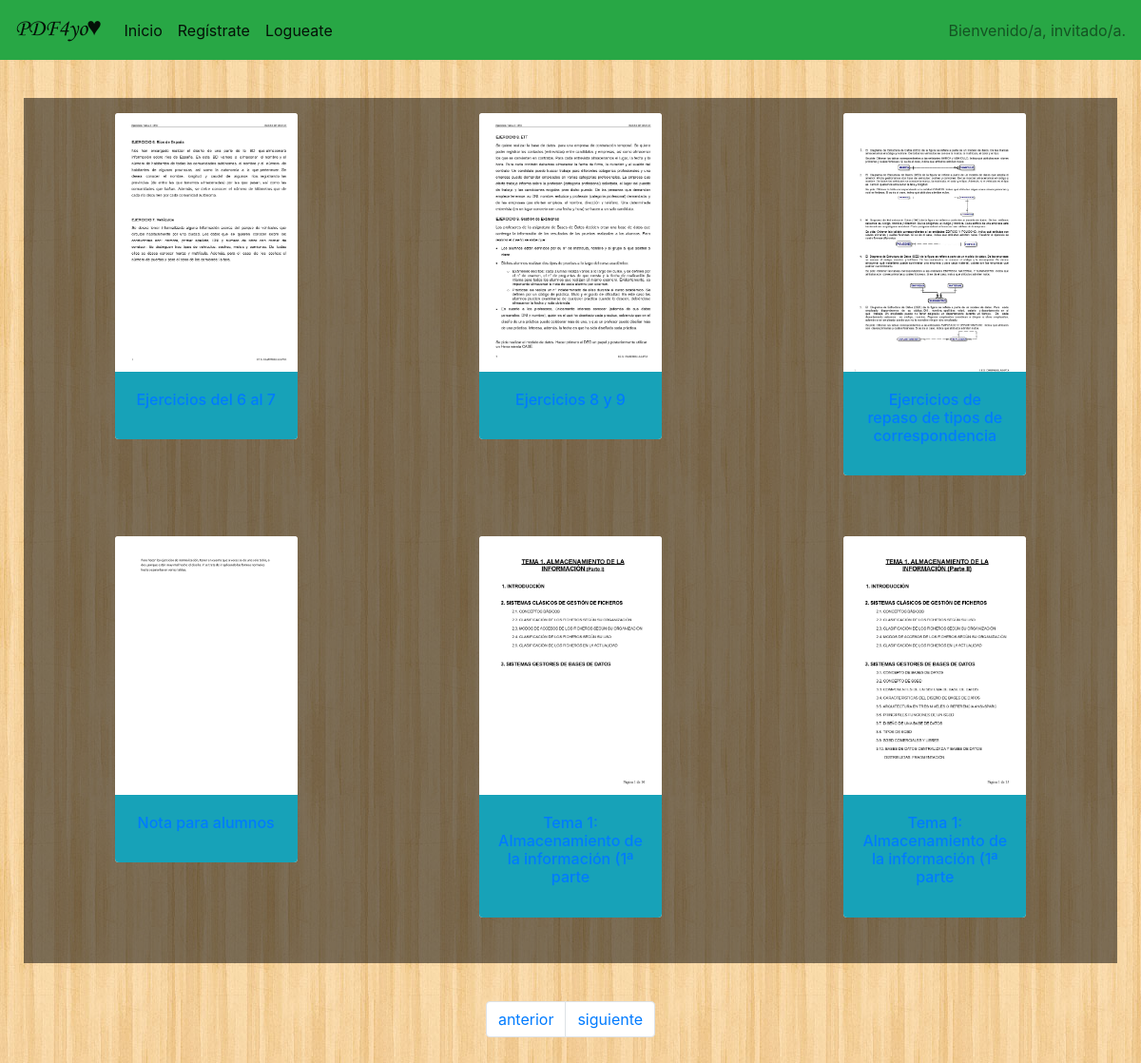
Page /index.php?p=2 on the committed database.
### tables this page shows
CREATE TABLE `pdf` (
  `idPdf` int(11) NOT NULL,
  `imgPortada` varchar(255) NOT NULL DEFAULT 'vacio.png',
  `infoPdf` text NOT NULL,
  `nombrePdf` varchar(50) DEFAULT NULL,
  `downloadPdf` varchar(255) DEFAULT NULL,
  `premium` tinyint(1) DEFAULT '0'
);

### libs/Database.php (called while the page is built, shortened)
<?php
	class Database {
		private $host = "localhost" ;
		private $dbName ;
		private $dbUser ;
		private $dbPass ;
		private $sqli = null ;
		private $result = null ;
		private static $instance = null ;
		private function __construct($dbu, $dbp, $dbn) {
			$this->dbUser = $dbu ;
			$this->dbPass = $dbp ;
			$this->dbName = $dbn ;
		}
		public static function getInstance($dbu, $dbp, $dbn)
		{
			if (Database::$instance==null)
				Database::$instance = new Database($dbu, $dbp, $dbn) ;
			return Database::$instance ;
		}
		private function connect()
		{
			$this->sqli = new mysqli($this->host, $this->dbUser, $this->dbPass)
						  or die("ERROR: Ha fallado la conexión con la base de datos.") ;
			$this->sqli->select_db($this->dbName) ;
			$this->sqli->set_charset("utf8") ;
		}
		public function query($sql):bool
		{
			$this->result = $this->sqli->query($sql)
								or die("ERROR: Error de acceso a la base de datos") ;
			if (is_object($this->result))
				return ($this->result->num_rows > 0) ;
			return $this->result ;
		}
		public function getObject($cls = "StdClass")
		{
			return $this->result->fetch_object($cls) ;
		}
}

### libs/Pdf.php (called while the page is built, shortened)
<?php
	class Pdf {
		private $base_url = "http://localhost/pdf4you/covers" ;
		private $idPdf ;
		private $imgPortada ;
		private $nombrePdf ;
	    public function getIdPdf() {
	      return $this->idPdf;
	    }
	    public function getImgPortada()
	    {
	        return $this->base_url.$this->imgPortada;
	    }
	    public function getNombrePdf() {
	        return $this->nombrePdf;
	    }
}

### index.php (the view, shortened to what this page needs)
<?php
	require_once "libs/Pdf.php" ;
	require_once "libs/Sesion.php" ;
	require_once "libs/Database.php" ;
	require_once "libs/navbar.php" ;
?>
		<div class="content">
			<?php
				$db = Database::getInstance("root", "", "pdf4you") ;
				$db->query("SELECT COUNT(*) AS total FROM pdf ;") ;
				$item = $db->getObject() ;
				$total = $item->total ;
				$pag = isset($_GET["p"])?$_GET["p"]:1 ;
				$ini = ($pag - 1) * MAX_ITEM ;
				if (!$db->query("SELECT * FROM pdf LIMIT $ini, " . MAX_ITEM . " ;")){
					mostrarAlerta("No existen PDFs en la base de datos", "danger") ;
				} else {
					echo "<div class=\"row pb-5 pt-3 fondoPdf\">" ;
					$contCol = 0;
					do {
						$col = 0;
						while (($col < MAX_COL) && ($item = $db->getObject("Pdf"))){
			?>
							<div class="col col-lg-4">
								<div class="card mx-auto" style="width:12rem;">
									<img src="<?= $item->getImgPortada() ?>" class="card-img-top" />
									<div class="card-body text-center bg-info rounded-bottom">
										<a href="verPdf.php?id=<?= $item->getIdPdf() ?>">
											<h6 class="card-title"><?= $item->getNombrePdf() ?></h6>
										</a>
									</div>
								</div>
							</div>
			<?php
							$col++ ;
							$contCol++;
						}
						if ($contCol == MAX_COL){echo "</div><div class=\"row pb-5 pt-3 fondoPdf\">" ; }
					}  while ($item);
					echo "</div>" ;
					$ant_cond = ($pag==1) ;
					$sig_cond = (($pag*MAX_ITEM) >= $total) ;
			?>
			<nav aria-label="paginación">
				<ul class="pagination justify-content-center">
					<li class="page-item <?= $ant_cond?"disabled":"" ?>">
						<a class="page-link" href="<?= $ant_cond?"#":"index.php?p=".($pag-1) ?>">anterior</a>
					</li>
					<li class="page-item <?= $sig_cond?"disabled":"" ?>">
						<a class="page-link" href="<?= $sig_cond?"#":"index.php?p=".($pag+1) ?>">siguiente</a>
					</li>
				</ul>
			</nav>
			<?php
				}
			?>
		</div>
	</div>
</body>
</html>

### css/pdf4youcss.css (style rules this page uses)
body { background-image: url('../images/fondo.jpg'); }
.fondoPdf { background-color: rgba(0, 0, 0, 0.5); }
.content { padding: 40px; }
.pagination { margin-top: 40px !important; }
.card, .card-footer { border: none !important ; }

### rows in the picture
pdf: imgPortada (picture), nombrePdf "Ejercicios del 6 al 7"
pdf: imgPortada (picture), nombrePdf "Ejercicios 8 y 9"
pdf: imgPortada (picture), nombrePdf "Ejercicios de repaso de tipos de correspondencia"
pdf: imgPortada (picture), nombrePdf "Nota para alumnos"
pdf: imgPortada (picture), nombrePdf "Tema 1: Almacenamiento de la información (1ª parte"
pdf: imgPortada (picture), nombrePdf "Tema 1: Almacenamiento de la información (1ª parte"
